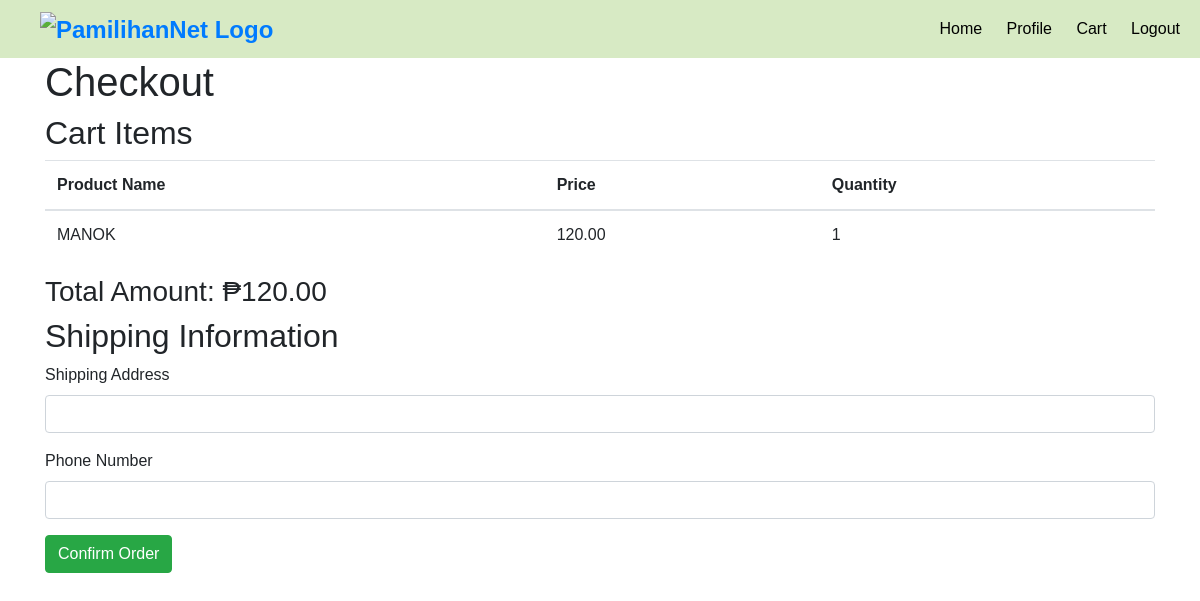
/user/checkout.php (signed in), run on an earlier commit of the app's database.
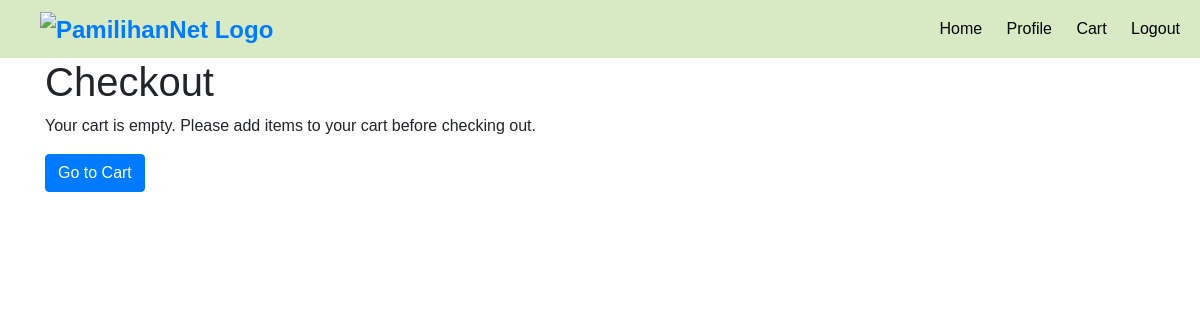
And on a later commit of the database.
### tables this page shows
CREATE TABLE `cart` (
  `id` int(11) NOT NULL,
  `product_id` int(11) DEFAULT NULL,
  `user_id` int(11) DEFAULT NULL,
  `quantity` int(11) NOT NULL
);

CREATE TABLE `products` (
  `id` int(11) NOT NULL,
  `seller_id` int(11) NOT NULL,
  `category_id` int(11) NOT NULL,
  `product_name` varchar(100) NOT NULL,
  `unit_price` varchar(50) DEFAULT NULL,
  `price` decimal(10,2) NOT NULL,
  `description` text DEFAULT NULL,
  `image` varchar(255) DEFAULT NULL,
  `image_path` varchar(255) DEFAULT NULL
);

### user/checkout.php (the view, shortened to what this page needs)
<?php
require 'config.php';
$user_id = $_SESSION['user_id'];
$query = "SELECT p.product_name, p.price, c.quantity, p.id AS product_id
          FROM cart c
          JOIN products p ON c.product_id = p.id
          WHERE c.user_id = :user_id";
$stmt = $conn->prepare($query);
$stmt->bindParam(':user_id', $user_id, PDO::PARAM_INT);
$stmt->execute();
$cart_items = $stmt->fetchAll(PDO::FETCH_ASSOC);
$total_amount = 0;
foreach ($cart_items as $item) {
    $total_amount += $item['price'] * $item['quantity'];
}
?>
<!DOCTYPE html>
<html lang="en">
<head>
    <link rel="stylesheet" href="https://stackpath.bootstrapcdn.com/bootstrap/4.5.2/css/bootstrap.min.css">
</head>
<body>
<?php include 'sidebar.php' ?>
<div class="container">
    <h1>Checkout</h1>
    <?php if (empty($cart_items)): ?>
        <p>Your cart is empty. Please add items to your cart before checking out.</p>
        <a href="cart.php" class="btn btn-primary">Go to Cart</a>
    <?php else: ?>
        <h2>Cart Items</h2>
        <table class="table">
            <thead>
                <tr>
                    <th>Product Name</th>
                    <th>Price</th>
                    <th>Quantity</th>
                </tr>
            </thead>
            <tbody>
                <?php foreach ($cart_items as $item): ?>
                    <tr>
                        <td><?php echo htmlspecialchars($item['product_name']); ?></td>
                        <td><?php echo htmlspecialchars($item['price']); ?></td>
                        <td><?php echo htmlspecialchars($item['quantity']); ?></td>
                    </tr>
                <?php endforeach; ?>
            </tbody>
        </table>
        <h3>Total Amount: ₱<?php echo number_format($total_amount, 2); ?></h3>
        <h2>Shipping Information</h2>
        <form action="place_order.php" method="POST">
            <div class="form-group">
                <label for="address">Shipping Address</label>
                <input type="text" class="form-control" id="address" name="address" required>
            </div>
            <div class="form-group">
                <label for="phone">Phone Number</label>
                <input type="text" class="form-control" id="phone" name="phone" required>
            </div>
            <button type="submit" class="btn btn-success">Confirm Order</button>
        </form>
    <?php endif; ?>
</div>
</body>
</html>

### user/sidebar.php (shortened to what this page needs)
<nav class="navbar" id="navbar">
    <a class="brand logo-container">
        <img src="../images/pamilihannet1.png" alt="PamilihanNet Logo">
    </a>
    <div class="nav-links">
        <a href="user_dashboard.php"><i class="fas fa-home"></i> Home</a>
        <a href="profile.php"><i class="fas fa-user"></i> Profile</a>
        <a href="#"><i class="fas fa-shopping-cart"></i> Cart</a>
        <a href="logout.php" onclick="return confirm('Are you sure you want to log out?');"><i class="fas fa-sign-out-alt"></i>Logout</a>
    </div>
</nav>

### user/sidebar.php (style rules this page uses)
body, html { margin: 0; padding: 0; font-family: Arial, sans-serif; }
.navbar { background-color: #d7eac4; padding: 10px 20px; display: flex; align-items: center; justify-content: space-between; position: relative; z-index: 1001; }
.navbar .brand { font-size: 1.5em; font-weight: bold; flex: 1; margin-left: 20px; transition: all 0.3s ease; }
.navbar .brand img { width: 200px; height: auto; }
.navbar .nav-links { display: none; }
.navbar .nav-links a { margin-left: 20px; text-decoration: none; color: black; }
@media (min-width: 992px) { .navbar .nav-links { display: block; } }

What changed in the data, as far as the page shows it:
removed cart: product.product_name "MANOK", product.price "120.00", quantity "1"
Also different on the page:
$total_amount: "120.00" → (not shown)
text no longer shown: "Cart Items Product Name Price Quantity Total Amount: ₱ Shipping Information Shipping Address Phone Number Confirm Order"
text now shown: "Your cart is empty. Please add items to your cart before checking out. Go to Cart"
